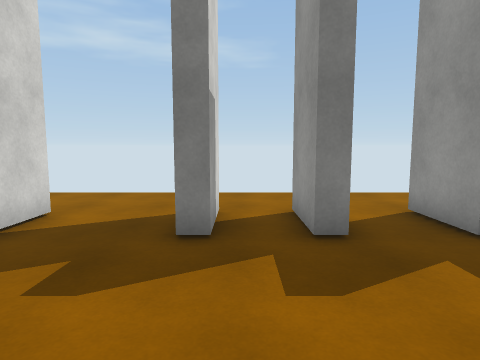
View 1 (above)

16 first-person views from a walk through a Unity game level. The camera is 1.5 m above the floor, tilts 6° down and sees 75° across. The floor is counted in squares, 1 m on a side. Each view is taken from the middle of a square. On the plan, view 1 faces up. The plan holds only what a view shows up to about 15 squares ahead; the rest is blank. The place goes on beyond the plan. Surface patterns are stand-ins for the level's own textures.

View 2
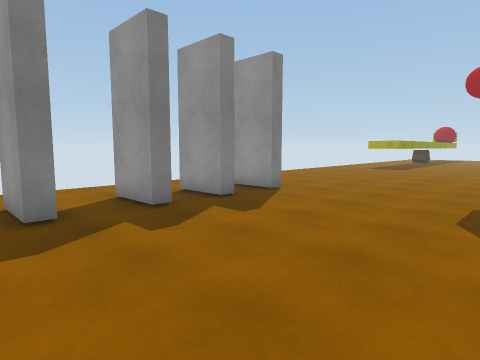

View 3
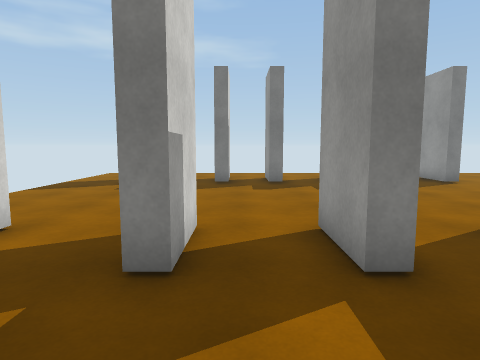

View 4
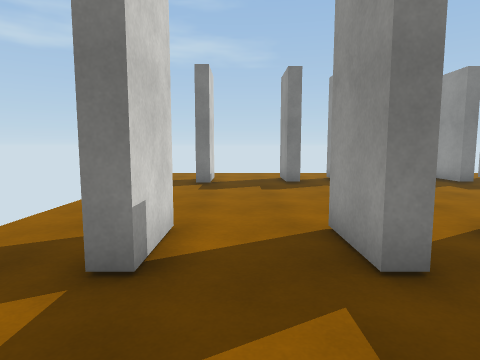

View 5
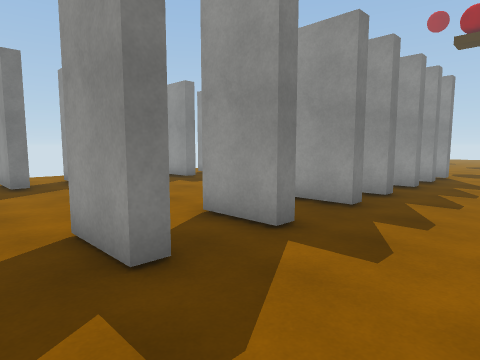

View 6
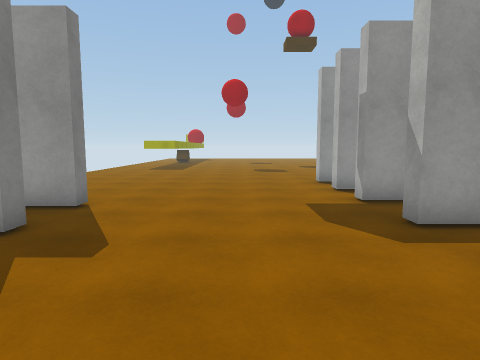

View 7
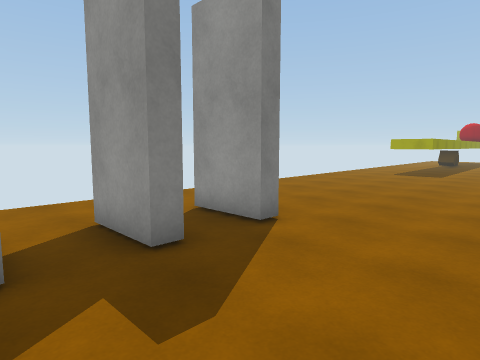

View 8
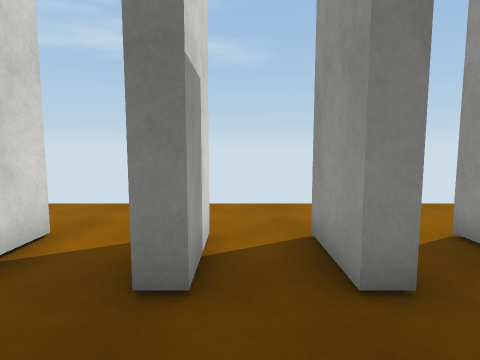

View 9
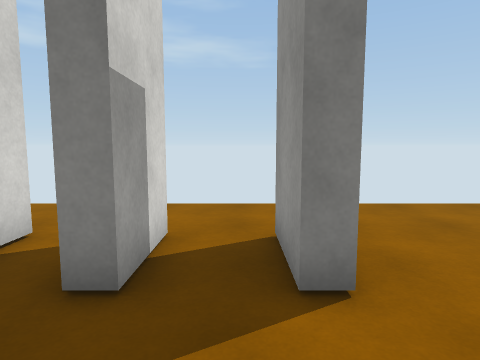

View 10
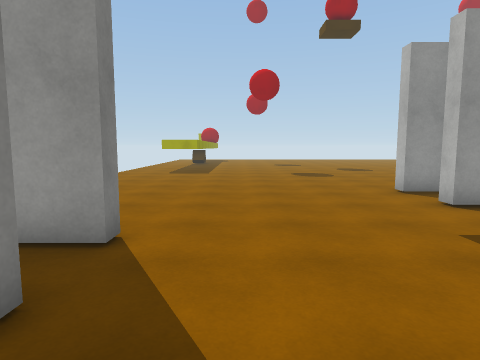

View 11
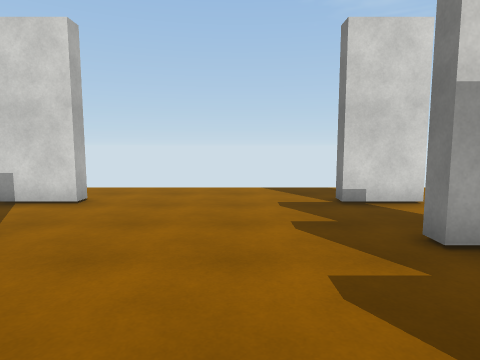

View 12
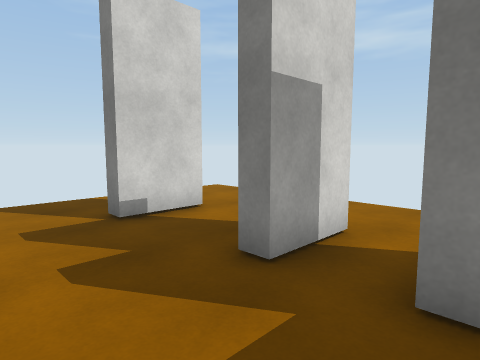

View 13
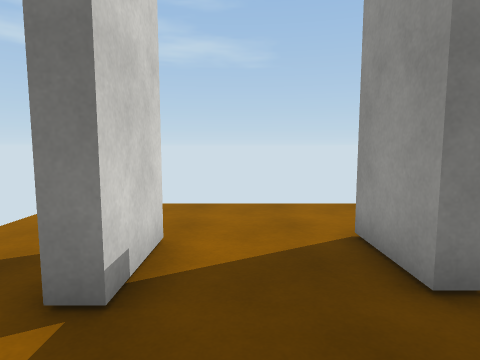

View 14
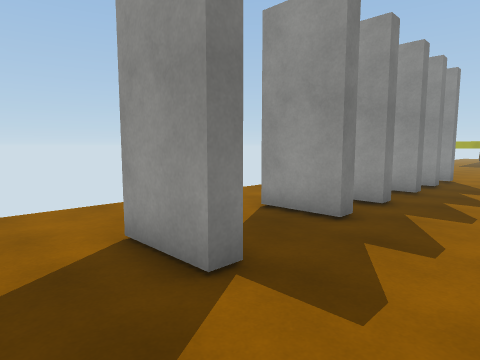

View 15
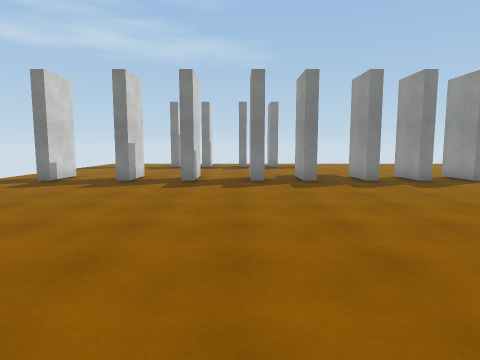

View 16
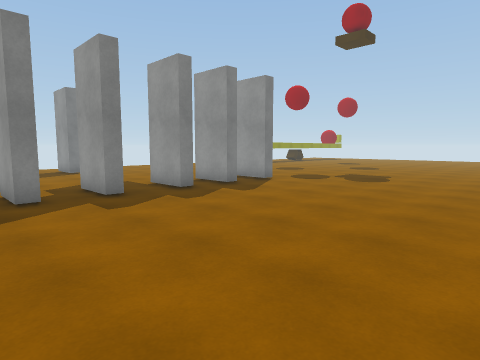

### Floor plan
Points are (right, up) in squares from view 1. A wall is a line through its corners. A room is listed if a view was taken in it or the views show most of it. See-through windows are left out.
Room 1 (views 1, 2, 6, 7, 8, 9, 10, 11, 12, 13, 14)
walls: (1.9, 5) (1.2, 5) (1.2, 7.2); (4.5, 7.2) (4.5, 5) (3.9, 5) (3.9, 7.2); (1.8, 7.2) (1.8, 6); (6.8, 7.2) (6.8, 5) (6.2, 5) (6.2, 7.2); (9.2, 5) (8.6, 5) (8.6, 7.2); (-0.5, 7.2) (-0.5, 5) (-1.1, 5) (-1.1, 7.2); (2, -3) (2, -4.5); (-0.8, -2.2) (-0.8, -4.5); (4.5, -4.5) (4.5, -2.5); (1.4, -4.5) (1.4, -2.2); (6.8, -4.5) (6.8, -2.3) (7.4, -2.3); (-4.2, 7) (-4.2, 4.7) (-4.8, 4.7) (-4.8, 7); (-1.4, -4.5) (-1.4, -2.2); (9.5, -4.5) (9.5, -2.3) (10.1, -2.3); (-4.9, -2.3) (-4.2, -2.3) (-4.2, -4.5); (11.8, -4.5) (11.8, -2.3) (12.4, -2.3); (14.1, -4.5) (14.1, -2.3) (14.8, -2.3)
ways out: opening at (-6.5, -3.5) to room 2; opening at (-2.5, -3.5) to room 2; opening at (0.5, -3.5) to room 2; opening at (3.5, -3.5) to room 2; opening at (6, -3.5) to room 2; opening at (8.5, -3.5) to room 2; opening at (11, -3.5) to room 2; opening at (13, -3.5) to room 2
Room 2 (views 3, 4, 5, 15, 16)
walls: (5.1, -4.5) (4.5, -4.5); (2, -4.5) (1.4, -4.5); (7.4, -4.5) (6.8, -4.5); (-0.8, -4.5) (-1.4, -4.5); (10.1, -4.5) (9.5, -4.5); (-4.2, -4.5) (-4.9, -4.5); (12.4, -4.5) (11.8, -4.5); (14.8, -4.5) (14.1, -4.5)
ways out: opening at (-6.5, -3.5) to room 1; opening at (-2.5, -3.5) to room 1; opening at (0.5, -3.5) to room 1; opening at (3.5, -3.5) to room 1; opening at (6, -3.5) to room 1; opening at (8.5, -3.5) to room 1; opening at (11, -3.5) to room 1; opening at (13, -3.5) to room 1

Where each view was taken, in squares from view 1:
view 1: 0 up, 0 right, facing up
view 2: 2 down, 0 right, facing up-right
view 3: 8 down, 0 right, facing up
view 4: 8 down, 3 left, facing up
view 5: 8 down, 3 left, facing up-right
view 6: 1 up, 1 right, facing right
view 7: 1 up, 4 right, facing up-right
view 8: 2 up, 5 right, facing up
view 9: 2 up, 8 right, facing up
view 10: 3 up, 4 right, facing right
view 11: 2 up, 4 right, facing left
view 12: 2 up, 2 right, facing up-left
view 13: 2 up, 3 left, facing up
view 14: 2 up, 7 left, facing up-right
view 15: 18 down, 4 right, facing up
view 16: 14 down, 3 right, facing up-right
